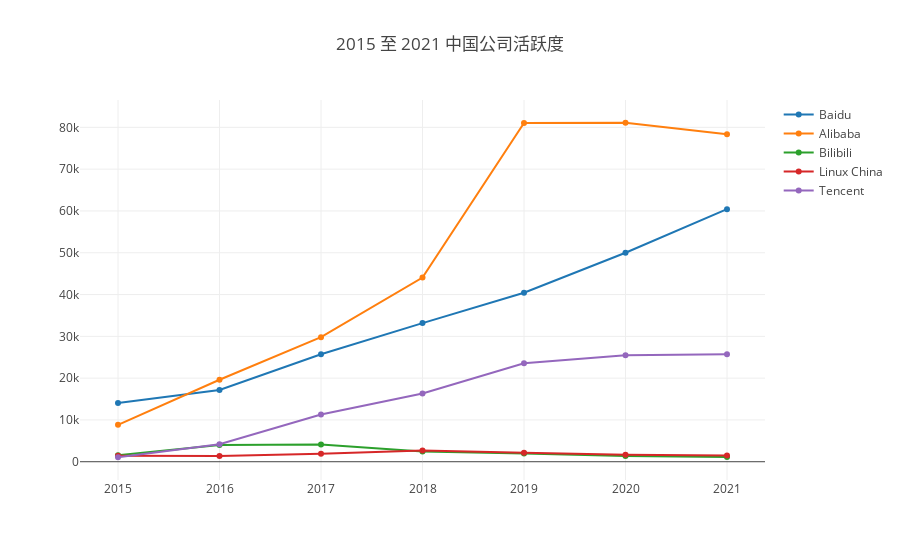

The notebook cell saved with this chart:
### Markdown cell above
- getRepoActivity

该函数会根据配置参数返回仓库的活跃度。

下面这个示例展示了 2015 到 2021 年之间所有中国项目按照公司聚合的年度活跃度数据，并使用 plotly 绘制。

### Code cell
var startYear = 2015, startMonth = 1, endYear = 2021, endMonth = 12, x = [];
for (let y = startYear; y <= endYear; y++) x.push(`${y}`);
openDigger.index.activity.getRepoActivity({labelIntersect: ['Company', ':regions/China'], startYear, startMonth, endYear, endMonth, groupBy: 'Company', groupTimeRange: 'year', limit: 5}).then(data => {
    openDigger.render.plotly(data.map(row => {
        return { x, y: row.activity, mode: 'scatter', name: row.label };
    }), {title: `${startYear} 至 ${endYear} 中国公司活跃度`, xaxis: {type: 'category'}});
});

### Figure 1 — Plotly figure (JSON) as saved in the notebook; plotly's stock layout.template omitted (floating-point values rounded to 4 significant figures)
{"data": [{"mode": "scatter", "name": "Baidu", "x": ["2015", "2016", "2017", "2018", "2019", "2020", "2021"], "y": [14030.0, 17180.0, 25720.0, 33170.0, 40430.0, 50000.0, 60430.0]}, {"mode": "scatter", "name": "Alibaba", "x": ["2015", "2016", "2017", "2018", "2019", "2020", "2021"], "y": [8825.0, 19620.0, 29810.0, 44060.0, 81030.0, 81110.0, 78340.0]}, {"mode": "scatter", "name": "Bilibili", "x": ["2015", "2016", "2017", "2018", "2019", "2020", "2021"], "y": [1532.0, 3983.0, 4095.0, 2475.0, 1949.0, 1369.0, 1109.0]}, {"mode": "scatter", "name": "Linux China", "x": ["2015", "2016", "2017", "2018", "2019", "2020", "2021"], "y": [1427.0, 1397.0, 1901.0, 2665.0, 2166.0, 1684.0, 1504.0]}, {"mode": "scatter", "name": "Tencent", "x": ["2015", "2016", "2017", "2018", "2019", "2020", "2021"], "y": [1072.0, 4195.0, 11320.0, 16340.0, 23550.0, 25490.0, 25700.0]}], "layout": {"autosize": true, "title": {"text": "2015 至 2021 中国公司活跃度"}, "xaxis": {"autorange": true, "range": [-0.3703, 6.37], "type": "category"}, "yaxis": {"autorange": true, "range": [-5533.0, 87710.0], "type": "linear"}}}
